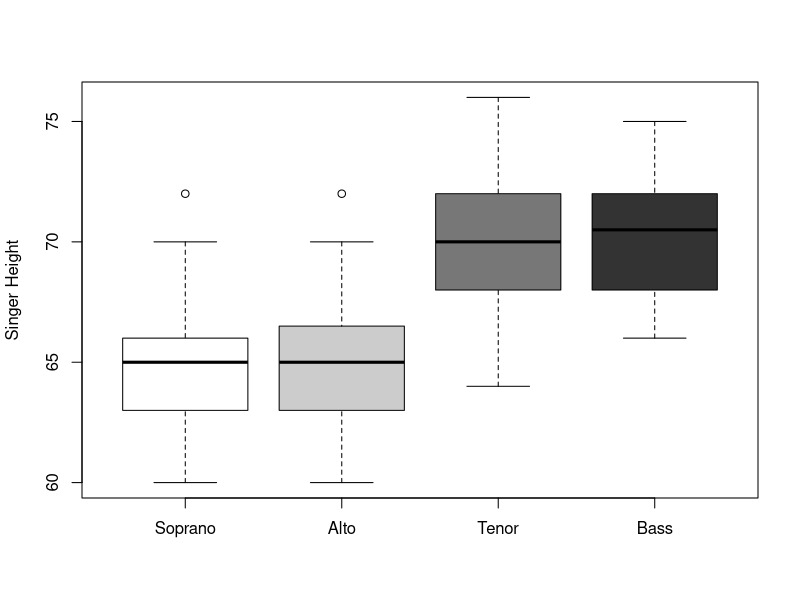
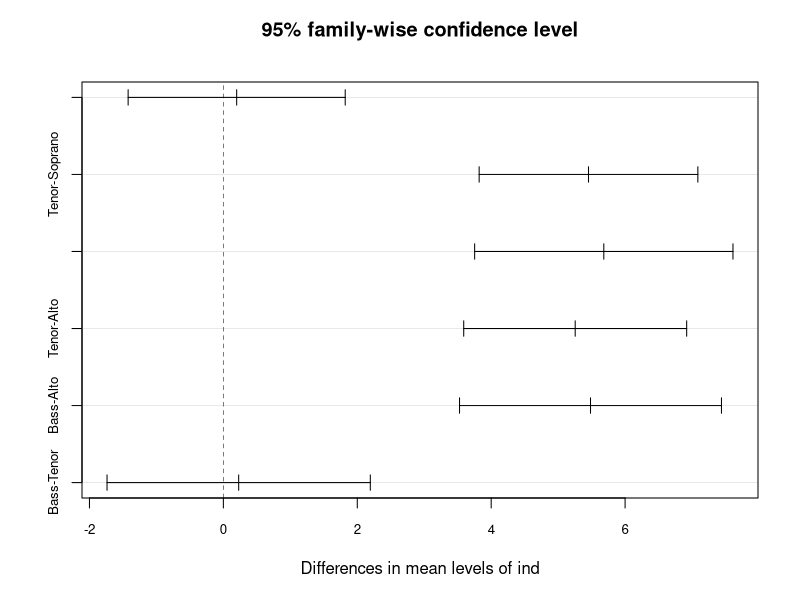

Reproduce these figures in R, in order. (Note: this script raises an error after producing the figures.)
# Math 185 Homework 5

# Spencer Ochs 


## problem 1 ##

# have 4-sample data, not balanced
singers <- read.table("Singers.txt", fill=TRUE, header=TRUE)

# side by side boxplot
boxplot(singers, col=c("#ffffff","#cccccc","#777777","#333333"), ylab='Singer Height')

# one-way ANOVA (with equal variances)
# Null Hypothesis: all the means are equal (ie the average height of each group is the same)
# Alternative: not all means are equal (some groups taller than others)
oneway.test(values ~ ind, data = stack(singers), var.equal=TRUE)

singer.aov <- aov(values ~ ind, data = stack(singers))
summary(singer.aov)

# want to know which singers have different heights, use Tukey to correct for multiple tests
# Hypothesis test of means between each group.
Diff = TukeyHSD(singer.aov)
plot(Diff, cex.axis=0.8)

# Kruskal-Wallis test
# Null Hypothesis: each singer groups heights come from the same distribution, and all heights
# measured are iid.
# Alternative: This is not the case.
kruskal.test(singers)

# Permutation test
# Same hypothesis testing as Kruskal-Wallis test
# see next problem for implementation.


## Problem 2 ##
perm.aov <- function(one.way.df=singers, B=2000){
  # takes one-way data frame
  # permutation test, test whether each cell Y_i,j is iid.
  
  # 1) Compute observed SS_T (sum of squares treatment)
  number.obs <- length(as.vector(na.omit(stack(one.way.df))$values)) # # of observations
  grand.mean <- sum(as.vector(na.omit(stack(one.way.df))$values))/number.obs  
  SS_T.obs <- 0 # observed treatment sum of squares
  k <- ncol(one.way.df) # gives number of blocks
  height.df <- nrow(one.way.df) # gives height of biggest group in data frame
  n <- 1:k # vector for storing size of groups
  for (j in 1:k){
    n[j] <- nrow(na.omit(one.way.df[j])) # gives number of values in a group j
    mean.col.j <- as.numeric(colMeans(na.omit(one.way.df[j])))
    SS_T.obs <- SS_T.obs + n[j]*(mean.col.j - grand.mean)^2 # between group sum of squares
  }
  
  # 2) Simulate SS_T's after permutation.
  stacked.dat <- stack(one.way.df) # concatenated sample
  values <- as.vector(na.omit(stacked.dat$values)) # get values (omitting any NA's)
  
  SS_T.sim <- rep(0,B) # vector for storing simulated values
  new.blocks <- matrix(data=NA, nrow=nrow(one.way.df), ncol=ncol(one.way.df)) # permuted table
  
  for(b in 1:B){
    # 2a) permute values
    Ind <- sample(length(values))
    # 2b) reallocate values to original # of rows
    for (j in 1:k){
      # create column vector with values up to orignal length of block, and NA's the rest.
      new.blocks[,j] <- c(values[Ind[1:n[j]]], rep(NA,height.df-n[j]))
    }
    # 2c) calculate SS_T_sim[b]
    for (j in 1:k){
      mean.col.j <- mean(na.omit(new.blocks[,j]))
      SS_T.sim[b] <- SS_T.sim[b] + n[j]*(mean.col.j - grand.mean)^2 # 
    }
  }
  # 3) Compute p-value  
  p_value <- 1-sum(SS_T.sim<SS_T.obs)/(B+1)
  # print(p_value)
  return(p_value)
}

# running perm.aov(B=100000) gives p-value of 9.999e-06
# I got a observed SS_T of 940.8504, and none of the simulated came close to that value.
# the max simulatd SS_T I got was 521.6363.
# Thus we conclude that this value for the singers data table is very (very) unlikely to 
# happen by chance under the null that each Y_i,j is iid, and we reject the null.


## Problem 3 ##

# a) Graphical method from 'Naive Analysis of Variance' by W. John Braun

# Apply graphical method to singers dataset

# code for plotting 'Naive Analysis of Variance' by W. John Braun
naiveANOVA <- function(dataset, k=150){
  color <- c("black", "red", "blue", "green4", "purple", "green", "brown")
  dataset <- dataset[order(dataset[,1]),]
  means <- sapply(split(dataset[,2],dataset[,1]),mean)
  n <- sapply(split(dataset[,2], dataset[,1]), length)
  sim.data <- dataset[,2]-rep(means, n) + mean(dataset[,2])
  sim.means <- NULL
  for (i in 1:k) {
    sim.sample <- sample(sim.data, size=n, replace=TRUE)
    sim.means <- c(sim.means, mean(sim.sample))
  }
  hist(sim.means, xlim=range(c(sim.means, means)),
       xlab="simulated treatment averages", main="", cex.lab=1.4)
  points(means, rep(0, length(means)), cex=2.5, col=color[1:length(means)],
         pch=14+1:length(means))
  legend("topleft", legend= c(paste("average", unique(dataset[,1]))),
         pch=14+1:length(means), col=1:length(means))
}

# Need to put singers into two column data frame as described in paper
colnames(singers) <- c(1,2,3,4)
two.col.df <- na.omit(stack(singers))
x <- two.col.df$ind
y <- two.col.df$values
two.col.df <- as.data.frame(cbind(x,y))

# plot singer data with naive ANOVA
naiveANOVA(two.col.df) 


# b) Nonparametric bootstrap for calibrating F-test
# involves sampling from the empirical distributions

nonparametric.bootstrap.F.test <- function(one.way.df=singers, B=2000){
  
  number.obs <- length(as.vector(na.omit(stack(one.way.df))$values)) # # of observations
  grand.mean <- sum(as.vector(na.omit(stack(one.way.df))$values))/number.obs 
  col.mean <- as.vector(sapply(na.omit(one.way.df),mean)) # column of means for each group
  col.var <-  as.vector(sapply(na.omit(singers),var))
  SS_T.obs <- 0 # observed treatment sum of squares
  SSE.obs <- 0
  k <- ncol(one.way.df) # gives number of blocks
  height.df <- nrow(one.way.df) # gives height of biggest group in data frame
  n <- 1:k # vector for storing size of groups
  for (j in 1:k){
    n[j] <- nrow(na.omit(one.way.df[j])) # gives number of values in a group j
    #mean.col.j <- as.numeric(colMeans(na.omit(one.way.df[j])))
    #var.col.j <- as.numeric()
    SS_T.obs <- SS_T.obs + n[j]*(col.mean[j] - grand.mean)^2 # between group sum of squares
    SSE.obs <- SSE.obs + (n[j]-1)*(col.var[j])^2
  }
  
  F.obs <- (SS_T.obs/(k-1))/(SSE.obs/(number.obs-k)) # 5.04435 for singers

  # Simulate values of F to compare against F.obs
  F.sim <- 1:B
  for (b in 1:B){
    # sample from the empirical distribution for each group in turn
    sample.groups <- matrix(nrow=height.df,ncol=k)
    for (j in 1:k){
      sample.groups[,j] <- c(sample(sapply(one.way.df[j], as.numeric),n[j], replace=TRUE),
                             rep(NA,height.df-n[j])) # sample enough to fill up column
    }
    # Compute F.sim for the newly populated matrix
    SS_T.sim <- 0; SSE.sim <- 0
    grand.mean <- sum(sample.groups, na.rm=TRUE)/number.obs 

    for (j in 1:k){
      col.mean.sim <- mean(sample.groups[,j], na.rm=TRUE)
      col.var.sim <- var(sample.groups[,j], na.rm=TRUE)
      SS_T.sim <- SS_T.sim + n[j]*(col.mean.sim - grand.mean)^2 # between group sum of squares
      SSE.sim <- SSE.sim + (n[j]-1)*(col.var.sim)^2
    }
    
    F.sim[b] <- (SS_T.sim/(k-1))/(SSE.sim/(number.obs-k))
  }
  p_value <- 1-sum(F.sim>F.obs)/(B+1)
   
  return(p_value)
}
# gives a p-value of 0.0004997501 for B=10000 on singers dataset, as we would expect after 
# seeing the graphical anova and how far apart the groups are.
